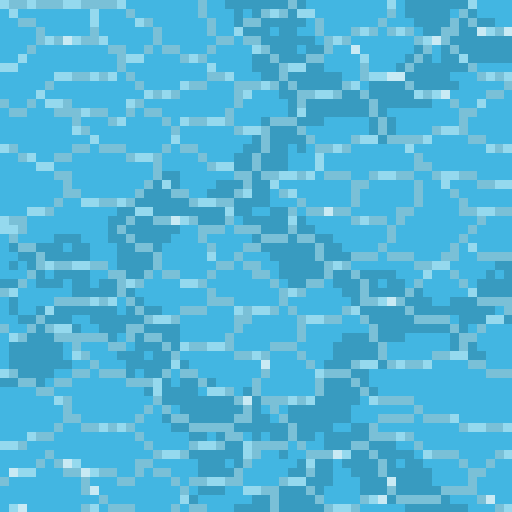
#> input picture SimpleAnimations/Dot and Line Art/waveFunctionCollapse/wfcPhotos/7.png, 512 x 512 px, found by its file name
$ python wavefunctionCollapse.py
#> lines starting #> are read from the running program, lines starting #| are printed output that depends on the picture
import numpy as np
import matplotlib.pyplot as mplt
from PIL import Image

def clearGrid():
    global grid
    grid = []
    opt =  [list(range(0, len(tiles), 1))][0]
    for x in range(DIM**2):
        grid.append(cell(opt))
        grid[x].options = opt
        indexGrid.append(x)

def checkValid(arr, valid):
    indexesToDelete = []
    for i in range(len(arr) - 1, -1, -1):
        if( arr[i] not in valid ):
            indexesToDelete.append(i)
    for index in sorted(indexesToDelete, reverse=True):
        del arr[index]

class cell( object ):
  def __init__( self, value ):
    self.collapsed = False
    self.options = list(value)

def compareEdge(a, b):
  return int( a == b[::-1] )

class Tile( object ):
    def __init__(self, image, edges):
        self.image = image
        self.edges = edges
        self.up = []
        self.right = []
        self.down = []
        self.left = []

    def analyze(self, tiles):
        for (i, tile) in enumerate(tiles):
            if( compareEdge(tile.edges[2], self.edges[0]) ):
                self.up.append(i)
            if( compareEdge(tile.edges[3], self.edges[1]) ):
                self.right.append(i)
            if( compareEdge(tile.edges[0], self.edges[2]) ):
                self.down.append(i)
            if( compareEdge(tile.edges[1], self.edges[3]) ):
                self.left.append(i)

    def rotate(self, num):
        newImage = np.rot90(self.image, k=num)
        newEdges = []
        lenEdges = len(self.edges)
        #print(self.edges, lenEdges)
        for i in range(lenEdges):
            #print((i - num + lenEdges)%lenEdges)
            newEdges.append(self.edges[(i - num + lenEdges)%lenEdges])
        return Tile(newImage, newEdges)

def calculateEntropy():
    global DIM, grid

    nextGrid = []
    for j in range(DIM):
      for i in range(DIM):
        index = i + j * DIM
        if(grid[index].collapsed == True):
            nextGrid.append( grid[index] )
        else:
            options = [list(range(0, len(tiles), 1))][0]

            if( j > 0 ):
                up = grid[i + (j - 1) * DIM]
                validOptions = []
                for option in up.options:
                    for idxs in tiles[option].down:
                        validOptions.append( idxs )
                validOptions = list(set(validOptions))
                checkValid(options, validOptions)
            if( i < DIM - 1 ):
                right = grid[i + 1 + j * DIM]
                validOptions = []
                for option in right.options:
                    for idxs in tiles[option].left:
                        validOptions.append( idxs )
                validOptions = list(set(validOptions))
                checkValid(options, validOptions)
            if( j < DIM - 1 ):
                down = grid[i + (j + 1) * DIM]
                validOptions = []
                for option in down.options:
                    for idxs in tiles[option].up:
                        validOptions.append( idxs )
                validOptions = list(set(validOptions))
                checkValid(options, validOptions)
            if( i > 0 ):
                left = grid[i - 1 + j * DIM]
                validOptions = []
                for option in left.options:
                    for idxs in tiles[option].right:
                        validOptions.append( idxs )
                validOptions = list(set(validOptions))
                checkValid(options, validOptions)

            nextCell = cell(options)
            nextCell.options = options
            nextGrid.append( nextCell )

    #print("nextGrid Length", len(nextGrid))
    grid = list(nextGrid)


tileImages = []
# [7 lines of commented-out code are left out]
tileImages.append(np.asarray(Image.open("/Users/shawnmilloway/Desktop/wfcPhotos/selfMadeWfcPhotos/GroundTiles/Desert/7.png").convert("RGBA")))
tileImages = np.array(tileImages)

tiles = []
tiles.append( Tile(tileImages[0], ["BBB", "BBB", "BBB", "BBB"]))
#> in __init__, self.image is the input picture: shape (512, 512, 4); mean R, G, B, A 80.7, 180.5, 217.3, 255
# [10 lines of commented-out code are left out]
for tile in tiles:
    tile.analyze(tiles)
#> this loop made 1 pass
    #print(tile.up, tile.down, tile.left, tile.right)

#width and heighth of the map area
DIM = 4
#establish grid and place all options to viable (max entropy) by creating a list of numbers from 0 - len(tiles)
grid = []; indexGrid = []; clearGrid()
#> in clearGrid, `opt =  [list(range(0, len(tiles), 1))][0]`: opt = [0]
#> after the loop in clearGrid, `for x in range(DIM**2):`: grid = 16 items; indexGrid = [0, 1, 2, 3, 4, 5, 6, 7, 8, 9, 10, 11, 12, 13, 14, 15]
#print(indexGrid)

numIterations = DIM**2; restartCount = 0
for iters in range(numIterations):
    print("iters", iters)

    gridCopy = list(zip(list(grid), list(indexGrid)))
    indexesToDelete = []
    for item in (gridCopy):
        if( item[0].collapsed == True ):
            #print("here", item[1])
            indexesToDelete.append(item[1])
    for index in sorted(indexesToDelete, reverse=True):
        del gridCopy[index]
    if(len(gridCopy) == 0):
       print("lengridCopy == 0")
       break
    #print(gridCopy)

    gridCopy = sorted(gridCopy, key=lambda x: len(x[0].options))

    length = len(gridCopy[0][0].options)
    stopIndex = 0
    for i in range(1, len(gridCopy)):
       if(len(gridCopy[i][0].options) > length):
            stopIndex = i
            break
    if(stopIndex > 0):
        #print("stopIndex", stopIndex)
        del gridCopy[stopIndex:]
    #print("len GridCopy", len(gridCopy))

    cellToCollapse = np.random.randint(0, len(gridCopy))
    indexToCollapse = gridCopy[cellToCollapse][1]
    grid[indexToCollapse].collapsed = True
    if(len(grid[indexToCollapse].options) > 0):
        optionToPick = np.random.randint(0, len(grid[indexToCollapse].options))
        grid[indexToCollapse].options = [grid[indexToCollapse].options[optionToPick]]
    else:
       print("pick == None")
       clearGrid()
       iters = 0

    calculateEntropy()
#> this loop made 16 passes
#> (cellToCollapse, indexToCollapse) on passes 1 to 12: (12, 12), (5, 5), (0, 0), (3, 4), (11, 15), (3, 6), (7, 11), (3, 7), (5, 10), (2, 3), (4, 13), (0, 1)

#print(len(gridCopy))
#for cell in grid:
#    print(cell.options)

idx = 0
gridX = DIM; gridY = DIM
dim = [gridX*tileImages.shape[1], gridY*tileImages.shape[2], tileImages.shape[3]]
#> dim = [2048, 2048, 4]
imgToPlot = np.zeros(dim, dtype=np.int64)
for i in range(gridX):
    for j in range(gridY):
        idxToPlot = grid[idx].options[0]; #print(idxToPlot)
        imgToPlot[j*tileImages.shape[1]:(j+1)*tileImages.shape[1], i*tileImages.shape[2]:(i+1)*tileImages.shape[2], :] = tiles[idxToPlot].image
        idx += 1
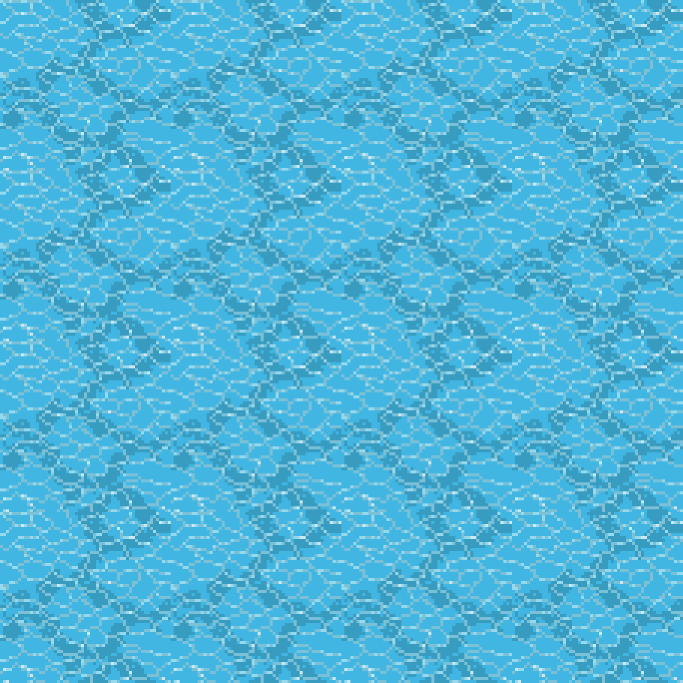
#> imgToPlot: shape (2048, 2048, 4) int64 (shown at 1/3 size); mean of channels 0, 1, 2, 3 80.7, 180.5, 217.3, 255; drawn as R, G, B
#> after the loop, idx = 16

mplt.figure(figsize=(8,8))
mplt.tight_layout()
mplt.axis('off')
mplt.imshow(imgToPlot)
mplt.show()
